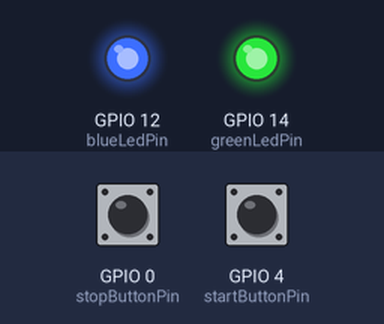
Bench run of a sketch on a simulated ESP8266 (NodeMCU). Shown: output pins drawn as LEDs (lit = HIGH). The inputs (shaded band) are chosen by the test bench; at power-on: GPIO 0 (stopButtonPin) HIGH, GPIO 4 (startButtonPin) HIGH. WiFi joins after 1.5 s; servers stay silent unless stated; uploads are accepted with an empty reply; what the sketch prints to the serial monitor is not drawn.

Above: at 2.7 s.
2.8 s: GPIO 0 (stopButtonPin) pulled LOW for 0.15 s
At 2.9 s:
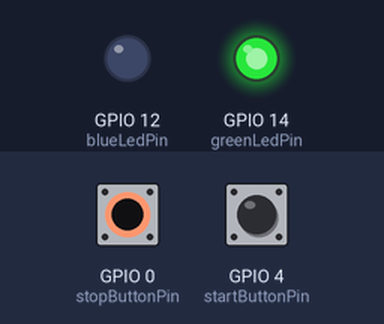
4.5 s: GPIO 4 (startButtonPin) pulled LOW for 0.15 s
At 4.6 s:
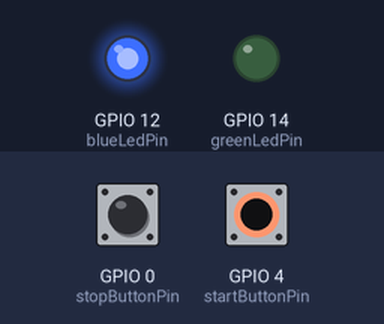
6.2 s: GPIO 4 (startButtonPin) pulled LOW for 3.2 s
At 10.4 s:
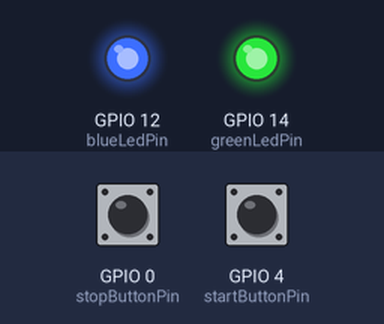
10.9 s: GPIO 0 (stopButtonPin) pulled LOW for 3.2 s
At 11.4 s:
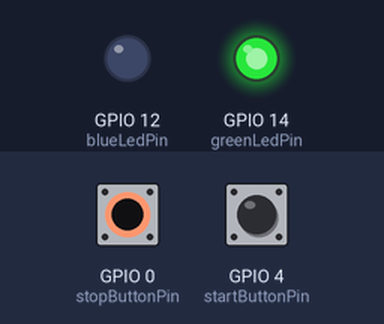
Timing chart, 0 to 15.6 s (numbered marks = the images above; inputs shaded):
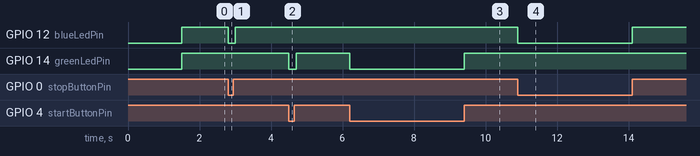

Measured:
- after the input at 2.8 s, GPIO 12 (blueLedPin): HIGH → LOW at once, → HIGH 0.20 s later
- after the input at 4.5 s, GPIO 14 (greenLedPin): HIGH → LOW at once, → HIGH 0.20 s later
- after the input at 6.2 s, GPIO 14 (greenLedPin): HIGH → LOW at once, → HIGH 3.2 s later
- after the input at 10.9 s, GPIO 12 (blueLedPin): HIGH → LOW at once, → HIGH 3.2 s later

The sketch:

detonateur.ino
```cpp
#include <ESP8266WiFi.h>
#include <ESP8266HTTPClient.h>

const char* ssid = "NomDuModemWifi";
    const char* password = "MotDePasse";
const char* serverUrl = "http://adresseIP/sw/arduinoESP8266/recevoirValeur.php"; // URL du fichier PHP

int startButtonPin = 4; // Bouton de démarrage (Bouton vert), broche GPIO 4 : D2
int stopButtonPin = 0; // Bouton d'arrêt (Bouton bleu), broche GPIO 0 : D3
const int greenLedPin = 14; // LED verte, broche GPIO 14 / D5
const int blueLedPin = 12; // LED bleue, broche GPIO 12 / D6

void setup() {
    pinMode(startButtonPin, INPUT);
    pinMode(stopButtonPin, INPUT);
    pinMode(greenLedPin, OUTPUT);
    pinMode(blueLedPin, OUTPUT);
    Serial.begin(9600);

    // Connexion au réseau Wi-Fi
    Serial.println();
    Serial.print("Connexion au réseau ");
    Serial.println(ssid);
    WiFi.begin(ssid, password);

    while (WiFi.status() != WL_CONNECTED) {
        delay(500);
        Serial.print(".");
    }

    Serial.println("");
    Serial.println("Connexion Wi-Fi établie");
    Serial.println("Adresse IP: ");
    Serial.println(WiFi.localIP());
}

void loop() {
    // Vérifier si le bouton de démarrage est enfoncé
    if (digitalRead(startButtonPin) == LOW) { // Bouton vert appuyé
        digitalWrite(greenLedPin, LOW); // Allumer la LED verte
        envoyerValeur(1); // Envoyer la valeur 1
    } else {
        digitalWrite(greenLedPin, HIGH); // Éteindre la LED verte
    }
     // Vérifier si le bouton bleu est enfoncé
    if (digitalRead(stopButtonPin) == LOW) { // Bouton bleu appuyé
        digitalWrite(blueLedPin, LOW); // Allumer la LED bleue
        envoyerValeur(0); // Envoyer la valeur 0
    } else {
        digitalWrite(blueLedPin, HIGH); // Éteindre la LED bleue
    }
}

// Fonction pour envoyer la valeur 1 au serveur via POST
void envoyerValeur(int valeur) {
    HTTPClient http;

    // Commencer la communication HTTP POST
    http.begin(serverUrl);
    http.addHeader("Content-Type", "application/x-www-form-urlencoded");

    // Envoyer la requête POST avec la valeur
    String postData = "valeur=" + String(valeur);
    unsigned long startTime = millis(); // Temps de départ
    int httpCode = http.POST(postData);
    unsigned long endTime = millis(); // Temps de fin

    // Calculer le temps de réponse
    unsigned long responseTime = endTime - startTime;
    Serial.printf("Temps de réponse: %lu ms\n", responseTime);
    // Vérifier la réponse du serveur
    if (httpCode > 0) {
        String response = http.getString();
        Serial.println(response);
    } else {
        Serial.printf("Erreur lors de l'envoi de la requête POST: %s\n", http.errorToString(httpCode).c_str());
    }

    // Fermer la connexion HTTP
    http.end();
}

// importer les librairies ensuite installer les drivers pour l'ecoute du port com
```
